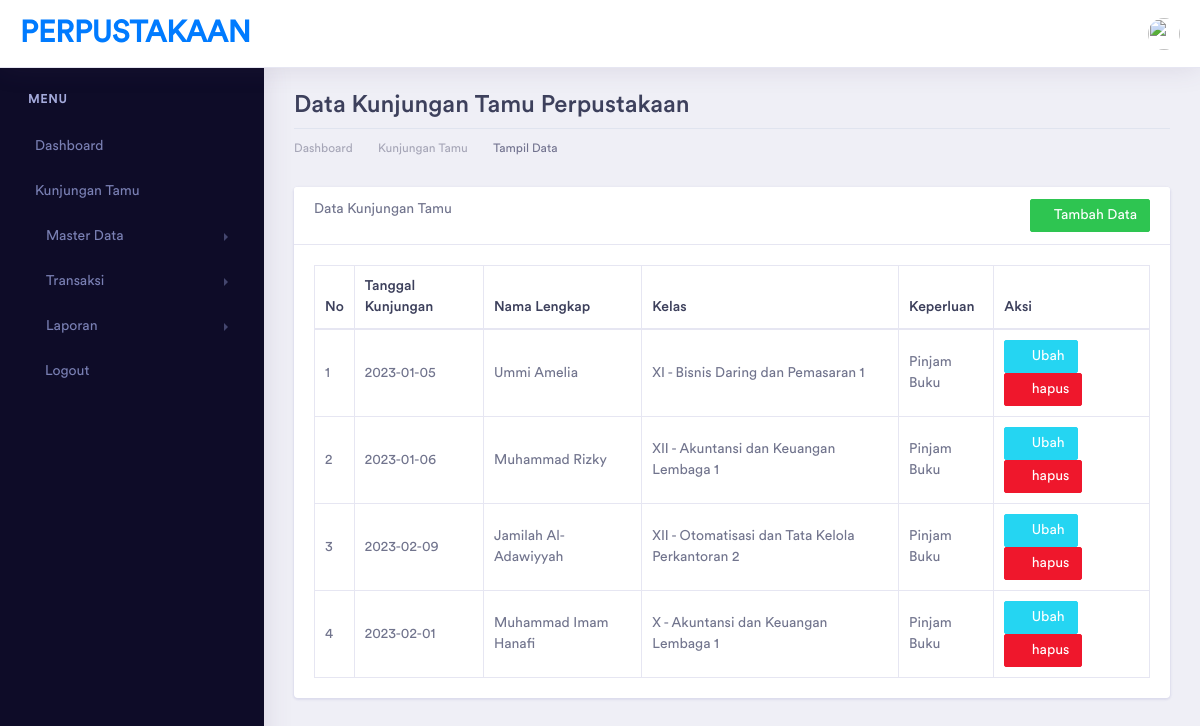
/index.php/btamu, run on the app's committed database.
### tables this page shows
CREATE TABLE `btamu` (
  `id_btamu` int(5) NOT NULL,
  `tanggal_kunjungan` date NOT NULL,
  `nama_lengkap` varchar(100) NOT NULL,
  `kelas_id` int(5) NOT NULL,
  `keperluan` varchar(200) NOT NULL
);

CREATE TABLE `kelas` (
  `id_kelas` int(5) NOT NULL,
  `kd_kelas` varchar(10) NOT NULL,
  `nama_kelas` varchar(75) NOT NULL,
  `jumlah_siswa` int(3) NOT NULL
);

### application/controllers/BTamu.php (called while the page is built, shortened)
<?php
class BTamu extends CI_Controller {
    function __construct()
    {
        $this->load->model(array('KelasModel','BTamuModel'));
    }
	public function index()
	{
        $data['title'] = "Buku Kunjungan Tamu Perpustakaan | PERPUSTAKAAN";
        $data['btamu'] = $this->BTamuModel->get_btamu();
        $data['kelas'] = $this->KelasModel->get_kelas();
		$this->load->view('template/header', $data);
        $this->load->view('template/sidebar');
        $this->load->view('btamu/btamu_read', $data);
        $this->load->view('template/footer');
	}
}

### index.php (called while the page is built, shortened)
<?php
require_once BASEPATH.'core/CodeIgniter.php';

### application/models/BTamuModel.php (called while the page is built, shortened)
<?php
class BTamuModel extends CI_Model
{
    public function get_btamu()
    {
        $q = "select btamu.*, kelas.nama_kelas from btamu inner join kelas on btamu.kelas_id = kelas.id_kelas";
        return $this->db->query($q)->result();
    }
}

### application/views/btamu/btamu_read.php (the view)
<div class="dashboard-wrapper">
    <div class="container-fluid dashboard-content">
        <div class="row">
            <div class="col-xl-12 col-lg-12 col-md-12 col-sm-12 col-12">
                <div class="page-header">
                    <h2 class="pageheader-title">Data Kunjungan Tamu Perpustakaan </h2>
                    <div class="page-breadcrumb">
                        <nav aria-label="breadcrumb">
                            <ol class="breadcrumb">
                                <li class="breadcrumb-item"><a href="<?= base_url('home')?>" class="breadcrumb-link">Dashboard</a></li>
                                <li class="breadcrumb-item"><a href="<?= base_url('btamu')?>" class="breadcrumb-link">Kunjungan Tamu</a></li>
                                <li class="breadcrumb-item active" aria-current="page">Tampil Data</li>
                            </ol>
                        </nav>
                    </div>
                </div>
            </div>
        </div>
        <div class="row">
            <div class="col-xl-12 col-lg-12 col-md-12 col-sm-12 col-12">
                <div class="card">
                    <div class="card-header">
                        Data Kunjungan Tamu
                        <a href="<?= base_url('btamu/tambah')?>" class="btn btn-sm btn-success float-right">
                            <i class="fa fa-plus"></i>Tambah Data
                        </a>
                    </div>
                    <div class="card-body">
                        <table class="table table-bordered">
                            <thead>
                                <tr>
                                    <th>No</th>
                                    <th>Tanggal Kunjungan</th>
                                    <th>Nama Lengkap</th>
                                    <th>Kelas</th>
                                    <th>Keperluan</th>
                                    <th>Aksi</th>
                                </tr>
                            </thead>
                            <tbody>
                                <?php
                                    $no = 1;
                                    foreach($btamu as $a){
                                        echo "<tr>
                                            <td>".$no++."</td>
                                            <td>".$a->tanggal_kunjungan."</td>
                                            <td>".$a->nama_lengkap."</td>
                                            <td>".$a->nama_kelas."</td>
                                            <td>".$a->keperluan."</td>
                                            <td>
                                                <a href=".base_url('btamu/ubah/'.$a->id_btamu)." class='btn btn-info btn-sm'>
                                                    <i class='fa fa-edit'></i> Ubah
                                                </a>
                                                <a href=".base_url('btamu/hapus/'.$a->id_btamu)." class='btn btn-danger btn-sm'
                                                    onclick='return confirm(\"ingin hapus data ini?\")'>
                                                    <i class='fa fa-trash'></i> hapus
                                                </a>
                                            </td>
                                            </tr>";
                                    }
                                ?>
                            </tbody>
                        </table>
                    </div>
                </div>
            </div>
        </div>
    </div>
</div>

### data on the page
btamu: tanggal_kunjungan "2023-01-05", nama_lengkap "Ummi Amelia", kelas.nama_kelas "XI - Bisnis Daring dan Pemasaran 1", keperluan "Pinjam Buku"
btamu: tanggal_kunjungan "2023-01-06", nama_lengkap "Muhammad Rizky", kelas.nama_kelas "XII - Akuntansi dan Keuangan Lembaga 1", keperluan "Pinjam Buku"
btamu: tanggal_kunjungan "2023-02-09", nama_lengkap "Jamilah Al-Adawiyyah", kelas.nama_kelas "XII - Otomatisasi dan Tata Kelola Perkantoran 2", keperluan "Pinjam Buku"
btamu: tanggal_kunjungan "2023-02-01", nama_lengkap "Muhammad Imam Hanafi", kelas.nama_kelas "X - Akuntansi dan Keuangan Lembaga 1", keperluan "Pinjam Buku"
